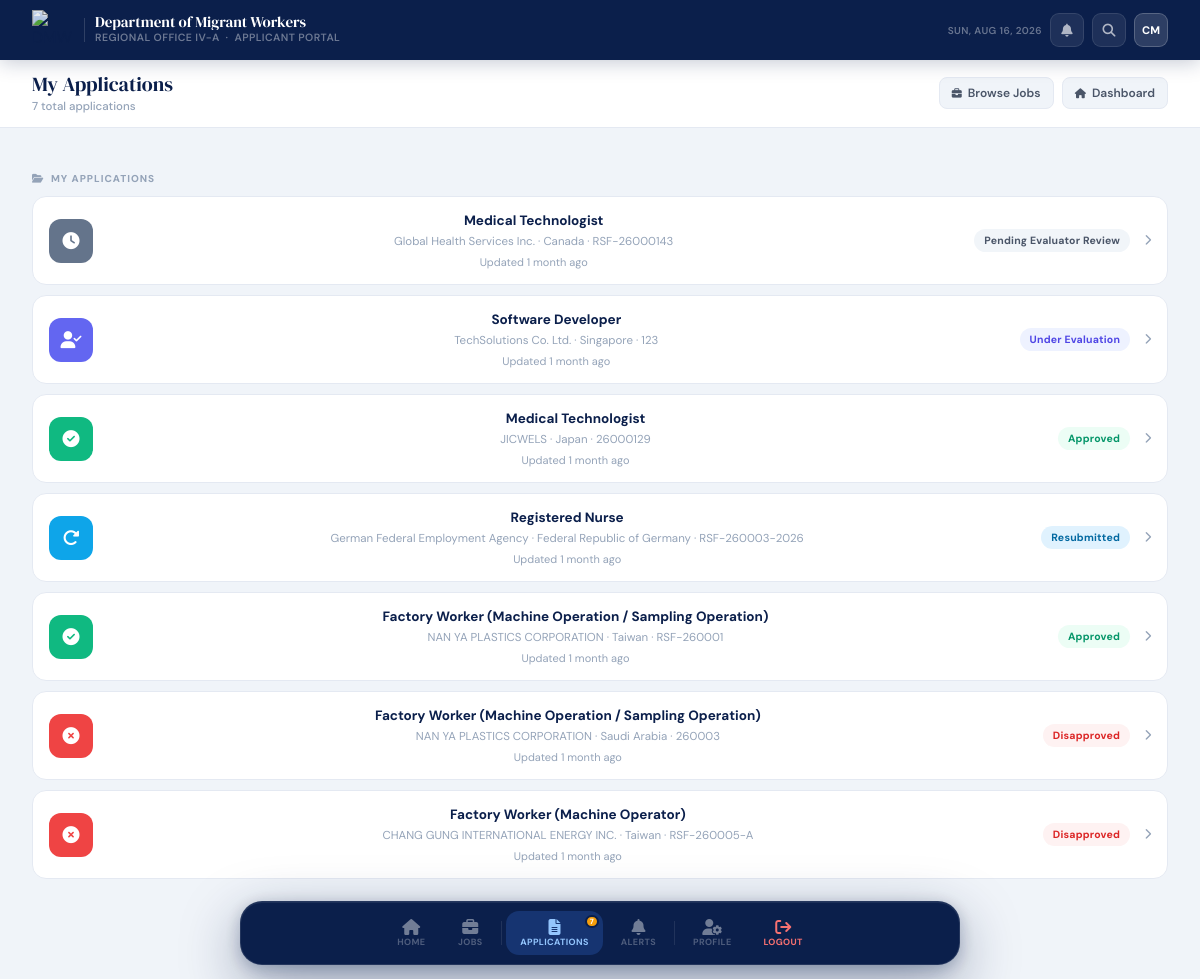
Screenshot of /client/my-applications.php (signed in) with the database file from the repository.
### tables this page shows
CREATE TABLE `applications` (
  `id` int(11) NOT NULL,
  `client_id` int(11) NOT NULL,
  `rsf_id` int(11) NOT NULL,
  `status` varchar(50) DEFAULT 'pending',
  `current_evaluator_id` int(11) DEFAULT NULL,
  `handling_party` enum('evaluator','admin') DEFAULT NULL,
  `locked_at` timestamp NULL DEFAULT NULL,
  `submitted_at` timestamp NOT NULL DEFAULT current_timestamp(),
  `updated_at` timestamp NOT NULL DEFAULT current_timestamp() ON UPDATE current_timestamp(),
  `notes` text DEFAULT NULL
);

CREATE TABLE `rsf_job_orders` (
  `id` int(11) NOT NULL,
  `rsf_number` varchar(50) NOT NULL,
  `employer_name` varchar(255) NOT NULL,
  `worksite_country` varchar(100) DEFAULT NULL,
  `classification` varchar(50) DEFAULT NULL,
  `position_title` varchar(150) DEFAULT NULL,
  `slots_available` int(11) DEFAULT NULL,
  `qualifications` text DEFAULT NULL,
  `deadline` date DEFAULT NULL,
  `pdf_path` varchar(500) DEFAULT NULL,
  `created_at` timestamp NOT NULL DEFAULT current_timestamp()
);

### client/my-applications.php (the view, shortened to what this page needs)
<?php
require_once '../db.php';
function myapp_relative_time(string $datetime): string
{
    $ts = strtotime($datetime);
    $diff = time() - $ts;
    if ($diff < 31536000) {
        $mo = (int) floor($diff / 2592000);
        return $mo . ' month' . ($mo === 1 ? '' : 's') . ' ago';
    }
    $y = (int) floor($diff / 31536000);
    return $y . ' year' . ($y === 1 ? '' : 's') . ' ago';
}
$client_email = $_SESSION['user_email'];
$stmt = $database->prepare("SELECT cid, CONCAT(first_name, ' ', last_name) AS full_name FROM clients WHERE email = ? LIMIT 1");
$stmt->bind_param("s", $client_email);
$stmt->execute();
$client = $stmt->get_result()->fetch_assoc();
$client_id = (int)$client['cid'];
$show_wizard       = false;
$applications = [];
if (!$show_wizard) {
    $stmt = $database->prepare("
        SELECT a.id, a.rsf_id, a.status, a.submitted_at, a.updated_at, a.notes,
               r.rsf_number, r.position_title, r.employer_name, r.worksite_country,
               r.classification, r.qualifications, r.pdf_path, r.slots_available, r.deadline,
               (SELECT e.comments FROM evaluations e WHERE e.application_id = a.id ORDER BY e.evaluated_at DESC LIMIT 1) AS last_eval_comments
        FROM applications a
        JOIN rsf_job_orders r ON a.rsf_id = r.id
        WHERE a.client_id = ?
        ORDER BY a.updated_at DESC
    ");
    $stmt->bind_param("i", $client_id);
    $stmt->execute();
    $applications = $stmt->get_result()->fetch_all(MYSQLI_ASSOC);
    $total     = count($applications);
    $app_count = $total;
}
$initials = '';
foreach (explode(' ', trim($client['full_name'] ?? 'Client')) as $w) {
    $initials .= strtoupper($w[0] ?? '');
    if (strlen($initials) >= 2) break;
}
?>
<!DOCTYPE html>
<html lang="en">
<head>
    <script src="https://cdn.tailwindcss.com"></script>
    <link rel="stylesheet" href="https://cdnjs.cloudflare.com/ajax/libs/font-awesome/6.5.1/css/all.min.css">
    <link rel="stylesheet" href="../css/dashboard.css">
</head>
<body class="min-h-screen">
    <header class="topbar">
        <div class="topbar-brand">
            <img src="https://dmw.gov.ph/images/dmw_tahanan_ng_ofw_colored.png" alt="DMW" class="h-9">
            <div class="brand-text">
                <h1>Department of Migrant Workers</h1>
                <p>REGIONAL OFFICE IV-A &nbsp;·&nbsp; APPLICANT PORTAL</p>
            </div>
        </div>
        <div class="topbar-right">
            <span class="topbar-date" id="live-date"></span>
            <div class="tb-btn"><i class="fas fa-bell"></i><span class="notif-dot"></span></div>
            <div class="tb-btn"><i class="fas fa-magnifying-glass"></i></div>
            <div class="topbar-avatar"><?= htmlspecialchars($initials ?: 'CL') ?></div>
        </div>
    </header>
    <div class="subbar">
        <div class="subbar-top">
            <div class="subbar-greeting">
                <h2>My Applications</h2>
                <p><?= $total ?> total application<?= $total !== 1 ? 's' : '' ?></p>
            </div>
        </div>
        <div class="filter-scroll">
            <a href="jobs.php" class="filter-pill"><i class="fas fa-briefcase"></i> Browse Jobs</a>
            <a href="index.php" class="filter-pill"><i class="fas fa-house"></i> Dashboard</a>
        </div>
    </div>
    <div class="main">
        <?php if (!empty($applications)): ?>
            <?php if (!$show_wizard): ?>
                <p class="sec-label fade-in d2" style="margin-top:1.3rem"><i class="fas fa-folder-open"></i> &nbsp;My Applications</p>
            <?php endif; ?>
            <?php if ($total > 1): ?>
                <div id="app-picker-section" class="fade-in d2">
                    <div class="app-picker-list">
                        <?php foreach ($applications as $idx => $app):
                            $si = $app['status_info']; ?>
                            <button class="app-picker-item" onclick="openAppDetail(<?= $idx ?>)" id="picker-item-<?= $idx ?>">
                                <div class="app-picker-icon" style="background:<?= $si['color'] ?>;">
                                    <i class="fas <?= $si['icon'] ?>"></i>
                                </div>
                                <div class="app-picker-info">
                                    <div class="app-picker-title"><?= htmlspecialchars($app['position_title']) ?></div>
                                    <div class="app-picker-meta"><?= htmlspecialchars($app['employer_name']) ?> &middot; <?= htmlspecialchars($app['worksite_country'] ?? '') ?> &middot; <?= htmlspecialchars($app['rsf_number']) ?></div>
                                    <div class="app-picker-date">Updated <?= htmlspecialchars(myapp_relative_time($app['updated_at'])) ?></div>
                                </div>
                                <span class="status-pill <?= $si['pill'] ?>"><?= htmlspecialchars($si['label']) ?></span>
                                <i class="fas fa-chevron-right app-picker-arrow"></i>
                            </button>
                        <?php endforeach; ?>
                    </div>
                </div>
            <?php endif; ?>
        <?php endif; ?>
    </div>
    <div class="dock-wrap">
        <nav class="dock">
            <a href="index.php" class="dk"><i class="fas fa-house"></i><span class="dk-lbl">Home</span></a>
            <a href="jobs.php" class="dk"><i class="fas fa-briefcase"></i><span class="dk-lbl">Jobs</span></a>
            <a href="my-applications.php" class="dk active">
                <i class="fas fa-file-lines"></i>
                <span class="dk-lbl">Applications</span>
                <?php if ($app_count > 0): ?><span class="dk-badge"><?= $app_count > 99 ? '99+' : $app_count ?></span><?php endif; ?>
            </a>
            <a href="notifications.php" class="dk"><i class="fas fa-bell"></i><span class="dk-lbl">Alerts</span></a>
            <a href="profile.php" class="dk"><i class="fas fa-user-gear"></i><span class="dk-lbl">Profile</span></a>
            <div class="dk" onclick="logout('Applicant')"><i class="fas fa-arrow-right-from-bracket" style="color:#f87171"></i><span class="dk-lbl" style="color:#f87171">Logout</span></div>
        </nav>
    </div>
</body>
</html>

### client/my-applications.php (style rules this page uses)
.app-picker-list { display: flex; flex-direction: column; gap: 10px; }
.app-picker-item { display: flex; align-items: center; gap: 14px; background: var(--card); border: 1.5px solid var(--border); border-radius: 14px; padding: 14px 16px; cursor: pointer; transition: border-color .2s, box-shadow .2s, transform .15s; text-decoration: none; }
.app-picker-icon { width: 44px; height: 44px; border-radius: 12px; display: flex; align-items: center; justify-content: center; font-size: 17px; flex-shrink: 0; color: #fff; }
.app-picker-info { flex: 1; min-width: 0; }
.app-picker-title { font-size: 13.5px; font-weight: 700; color: var(--text1); white-space: nowrap; overflow: hidden; text-overflow: ellipsis; }
.app-picker-meta { font-size: 11.5px; color: var(--text3); margin-top: 2px; white-space: nowrap; overflow: hidden; text-overflow: ellipsis; }
.app-picker-date { font-size: 11px; color: var(--text3); margin-top: 3px; }
.app-picker-arrow { font-size: 11px; color: var(--text3); flex-shrink: 0; }
.status-pill { font-size: 10.5px; font-weight: 700; letter-spacing: .02em; padding: 4px 10px; border-radius: 99px; white-space: nowrap; flex-shrink: 0; text-transform: capitalize; }
.status-pill.pending { background: #f1f5f9; color: var(--text2); }
.status-pill.approved { background: #ecfdf5; color: var(--green); }
.status-pill.evaluating { background: #eef2ff; color: var(--indigo); }
.status-pill.disapproved { background: #fef2f2; color: var(--red); }
.status-pill.resubmitted { background: #e0f2fe; color: #0369a1; }
.sec-label { font-size: 10px; font-weight: 800; letter-spacing: .1em; text-transform: uppercase; color: var(--text3); margin-bottom: 10px; display: block; }
.topbar-brand img { width: 42px; height: auto; display: block; background: transparent; filter: none; }

### rows the page displays
applications: rsf.position_title "Medical Technologist", rsf.employer_name "Global Health Services Inc.", rsf.worksite_country "Canada", rsf.rsf_number "RSF-26000143", updated_at "1 month ago", label "Pending Evaluator Review"
applications: rsf.position_title "Software Developer", rsf.employer_name "TechSolutions Co. Ltd.", rsf.worksite_country "Singapore", rsf.rsf_number "123", updated_at "1 month ago", label "Under Evaluation"
applications: rsf.position_title "Medical Technologist", rsf.employer_name "JICWELS", rsf.worksite_country "Japan", rsf.rsf_number "26000129", updated_at "1 month ago", label "Approved"
applications: rsf.position_title "Registered Nurse", rsf.employer_name "German Federal Employment Agency", rsf.worksite_country "Federal Republic of Germany", rsf.rsf_number "RSF-260003-2026", updated_at "1 month ago", label "Resubmitted"
applications: rsf.position_title "Factory Worker (Machine Operation / Sampling Operation)", rsf.employer_name "NAN YA PLASTICS CORPORATION", rsf.worksite_country "Taiwan", rsf.rsf_number "RSF-260001", updated_at "1 month ago", label "Approved"
applications: rsf.position_title "Factory Worker (Machine Operation / Sampling Operation)", rsf.employer_name "NAN YA PLASTICS CORPORATION", rsf.worksite_country "Saudi Arabia", rsf.rsf_number "260003", updated_at "1 month ago", label "Disapproved"
applications: rsf.position_title "Factory Worker (Machine Operator)", rsf.employer_name "CHANG GUNG INTERNATIONAL ENERGY INC.", rsf.worksite_country "Taiwan", rsf.rsf_number "RSF-260005-A", updated_at "1 month ago", label "Disapproved"

### other values shown
$initials ?: 'CL' "CM"
$total "7"
$app_count "7"
